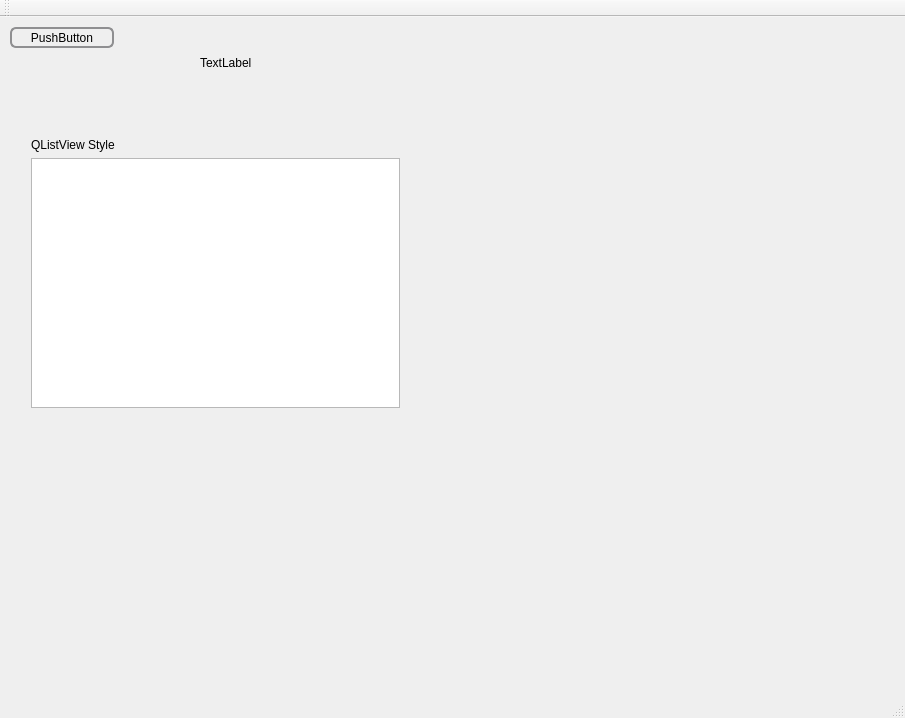
<?xml version="1.0" encoding="UTF-8"?>
<ui version="4.0">
 <class>MainWindow</class>
 <widget class="QMainWindow" name="MainWindow">
  <property name="geometry">
   <rect>
    <x>0</x>
    <y>0</y>
    <width>905</width>
    <height>718</height>
   </rect>
  </property>
  <property name="windowTitle">
   <string>MainWindow</string>
  </property>
  <property name="styleSheet">
   <string notr="true"/>
  </property>
  <widget class="QWidget" name="centralWidget">
   <widget class="QPushButton" name="pushButton">
    <property name="geometry">
     <rect>
      <x>10</x>
      <y>10</y>
      <width>104</width>
      <height>21</height>
     </rect>
    </property>
    <property name="styleSheet">
     <string notr="true">QPushButton {
    border: 2px solid #8f8f91;
    border-radius: 6px;
    background-color: qlineargradient(x1: 0, y1: 0, x2: 0, y2: 1,
                                      stop: 0 #f6f7fa, stop: 1 #dadbde);
    min-width: 80px;

}

QPushButton:hover {
	background-color: qlineargradient(x1: 0, y1: 0, x2: 0, y2: 1,
                                      stop: 0 #dadbde, stop: 1 #f6f7fa);
}

QPushButton:pressed {
    background-color: qlineargradient(x1: 0, y1: 0, x2: 0, y2: 1,
                                      stop: 0 #dadbde, stop: 1 #f6f7fa);
}

QPushButton:flat {
    border: none;
}

QPushButton:default {
    border-color: navy;  /* make the default button prominent */
}

QPushButton:open {  /* when the button has its menu open */
    background-color: qlineargradient(x1: 0, y1: 0, x2: 0, y2: 1,
                                      stop: 0 #dadbde, stop: 1 #f6f7fa);
}

QPushButton::menu-indicator {    
	image: url(:/images/menu.png);
    subcontrol-origin: padding;
    subcontrol-position: bottom right;
}

QPushButton::menu-indicator:pressed, QPushButton::menu-indicator:open {
    position: relative;
    top: 2px; left: 2px;  /* shift the arrow by 2 px */
}</string>
    </property>
    <property name="text">
     <string>PushButton</string>
    </property>
    <property name="default">
     <bool>false</bool>
    </property>
    <property name="flat">
     <bool>false</bool>
    </property>
   </widget>
   <widget class="QLabel" name="label">
    <property name="geometry">
     <rect>
      <x>200</x>
      <y>30</y>
      <width>221</width>
      <height>31</height>
     </rect>
    </property>
    <property name="text">
     <string>TextLabel</string>
    </property>
   </widget>
   <widget class="QStackedWidget" name="stackedWidget">
    <property name="geometry">
     <rect>
      <x>20</x>
      <y>110</y>
      <width>391</width>
      <height>291</height>
     </rect>
    </property>
    <widget class="QWidget" name="page">
     <layout class="QGridLayout" name="gridLayout">
      <item row="1" column="0">
       <widget class="QListWidget" name="listWidget">
        <property name="sizePolicy">
         <sizepolicy hsizetype="Expanding" vsizetype="Fixed">
          <horstretch>0</horstretch>
          <verstretch>0</verstretch>
         </sizepolicy>
        </property>
        <property name="minimumSize">
         <size>
          <width>0</width>
          <height>250</height>
         </size>
        </property>
        <property name="maximumSize">
         <size>
          <width>16777215</width>
          <height>250</height>
         </size>
        </property>
        <property name="styleSheet">
         <string notr="true">QListView {
	paint-alternating-row-colors-for-empty-area: 1;
}

QListView::item {
	margin-bottom: 1px;
}

QListView::item:alternate {
    background: #EEEEEE;
}

QListView::item:selected {
    border: 1px solid #6a6ea9;
}

QListView::item:selected:!active {
    background: qlineargradient(x1: 0, y1: 0, x2: 0, y2: 1,
                                stop: 0 #ABAFE5, stop: 1 #8588B2);
}

QListView::item:selected:active {
    background: qlineargradient(x1: 0, y1: 0, x2: 0, y2: 1,
                                stop: 0 #6a6ea9, stop: 1 #888dd9);
}

QListView::item:hover {
    background: qlineargradient(x1: 0, y1: 0, x2: 0, y2: 1,
                                stop: 0 #FAFBFE, stop: 1 #DCDEF1);
}</string>
        </property>
        <property name="verticalScrollBarPolicy">
         <enum>Qt::ScrollBarAsNeeded</enum>
        </property>
        <property name="horizontalScrollBarPolicy">
         <enum>Qt::ScrollBarAlwaysOff</enum>
        </property>
        <property name="sizeAdjustPolicy">
         <enum>QAbstractScrollArea::AdjustIgnored</enum>
        </property>
        <property name="editTriggers">
         <set>QAbstractItemView::NoEditTriggers</set>
        </property>
        <property name="alternatingRowColors">
         <bool>true</bool>
        </property>
        <property name="movement">
         <enum>QListView::Static</enum>
        </property>
        <property name="selectionRectVisible">
         <bool>false</bool>
        </property>
       </widget>
      </item>
      <item row="0" column="0">
       <widget class="QLabel" name="label_2">
        <property name="text">
         <string>QListView Style</string>
        </property>
       </widget>
      </item>
     </layout>
    </widget>
    <widget class="QWidget" name="page_2"/>
   </widget>
  </widget>
  <widget class="QMenuBar" name="menuBar">
   <property name="geometry">
    <rect>
     <x>0</x>
     <y>0</y>
     <width>905</width>
     <height>23</height>
    </rect>
   </property>
  </widget>
  <widget class="QToolBar" name="mainToolBar">
   <attribute name="toolBarArea">
    <enum>TopToolBarArea</enum>
   </attribute>
   <attribute name="toolBarBreak">
    <bool>false</bool>
   </attribute>
  </widget>
  <widget class="QStatusBar" name="statusBar"/>
 </widget>
 <layoutdefault spacing="6" margin="11"/>
 <resources/>
 <connections/>
</ui>
